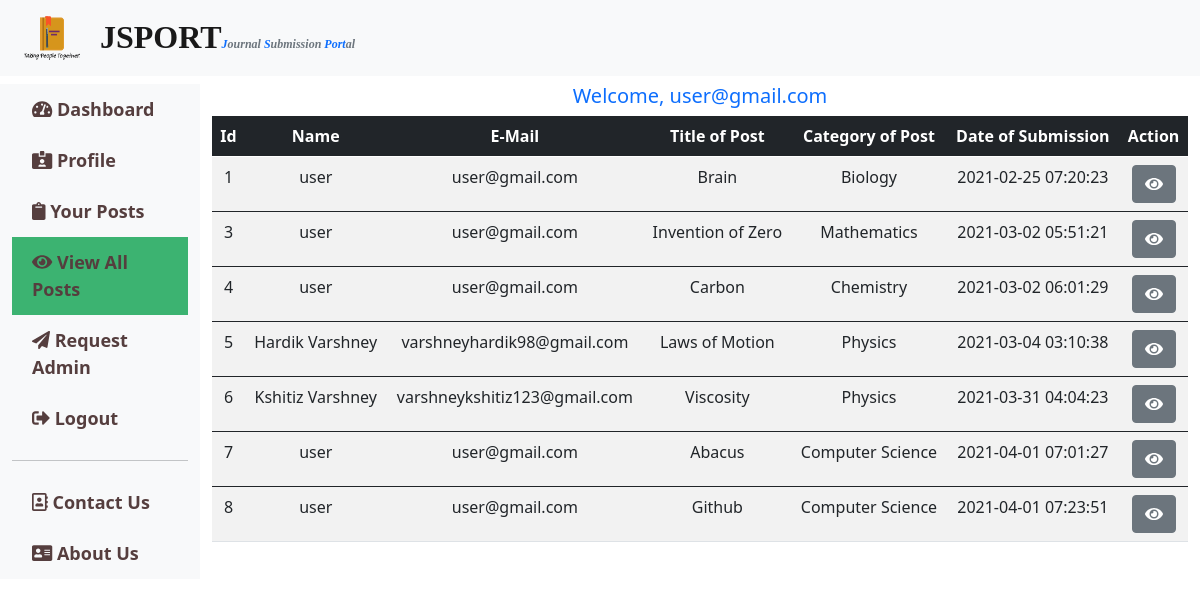
The app's page /User/view_all.php (signed in) with its own data.
### tables this page shows
CREATE TABLE `posts` (
  `id` int(6) NOT NULL,
  `user_name` varchar(30) NOT NULL,
  `user_email` varchar(50) NOT NULL,
  `user_contact` int(11) NOT NULL,
  `instution` varchar(60) NOT NULL,
  `country` text NOT NULL,
  `title` varchar(60) NOT NULL,
  `short_desc` text NOT NULL,
  `category` varchar(30) NOT NULL,
  `content` text NOT NULL,
  `date` datetime NOT NULL
);

### User/view_all.php (the view, shortened to what this page needs)
<?php
include('../db_connection.php');
include('header.php');
if($_SESSION['is_login'])
{
    $rEmail=$_SESSION['mail'];
}
else
{
    echo "<script>location.href='login_form_user.php'</script>";
}
$sql="select * from posts";
$res=$con->query($sql);
if($res->num_rows > 0)
{   ?>
        <div class="col-lg-10">
        <h5 class="text-center text-primary"><?php echo "Welcome,  $rEmail"; ?></h5>
        <table class="table table-striped text-center table-hover">
            <thead>
                <tr class="bg-dark text-white">
                    <th>Id</th>
                    <th>Name</th>
                    <th>E-Mail</th>
                    <th>Title of Post</th>
                    <th>Category of Post</th>
                    <th>Date of Submission</th>
                    <th>Action</th>
                </tr>
            </thead>
    <?php
    while($row=$res->fetch_assoc())
    {
?>
            <tbody>
                <tr>
                    <td><?php echo $row['id']; ?></td>
                    <td><?php echo $row['user_name']; ?></td>
                    <td><?php echo $row['user_email']; ?></td>
                    <td><?php echo $row['title']; ?></td>
                    <td><?php echo $row['category']; ?></td>
                    <td><?php echo $row['date']; ?></td>
                    <td>
                    <form action="view_post_comm.php" method="POST" class="d-inline">
                        <button class="btn btn-secondary" name="view" value="View" type="submit" data-bs-toggle="tooltip" data-bs-placement="top" title="View full post and Comments"><i class="fas fa-eye"></i></button>
                    </form>
                    </td>
                </tr>
            </tbody>
            <?php } ?>
        </table>
    </div>
    <?php }
    else
    {
        $msg='<div class="alert alert-warning  text-center mt-2" role="alert">***No Post found.***.</div>';
    }
    ?>
<?php include('sfooter.php'); ?>

### records on screen
posts: id "1", user_name "user", user_email "user@gmail.com", title "Brain", category "Biology", date "2021-02-25 07:20:23"
posts: id "3", user_name "user", user_email "user@gmail.com", title "Invention of Zero", category "Mathematics", date "2021-03-02 05:51:21"
posts: id "4", user_name "user", user_email "user@gmail.com", title "Carbon", category "Chemistry", date "2021-03-02 06:01:29"
posts: id "5", user_name "Hardik Varshney", user_email "varshneyhardik98@gmail.com", title "Laws of Motion", category "Physics", date "2021-03-04 03:10:38"
posts: id "6", user_name "Kshitiz Varshney", user_email "varshneykshitiz123@gmail.com", title "Viscosity", category "Physics", date "2021-03-31 04:04:23"
posts: id "7", user_name "user", user_email "user@gmail.com", title "Abacus", category "Computer Science", date "2021-04-01 07:01:27"
posts: id "8", user_name "user", user_email "user@gmail.com", title "Github", category "Computer Science", date "2021-04-01 07:23:51"

### other values on screen
$rEmail "user@gmail.com"
